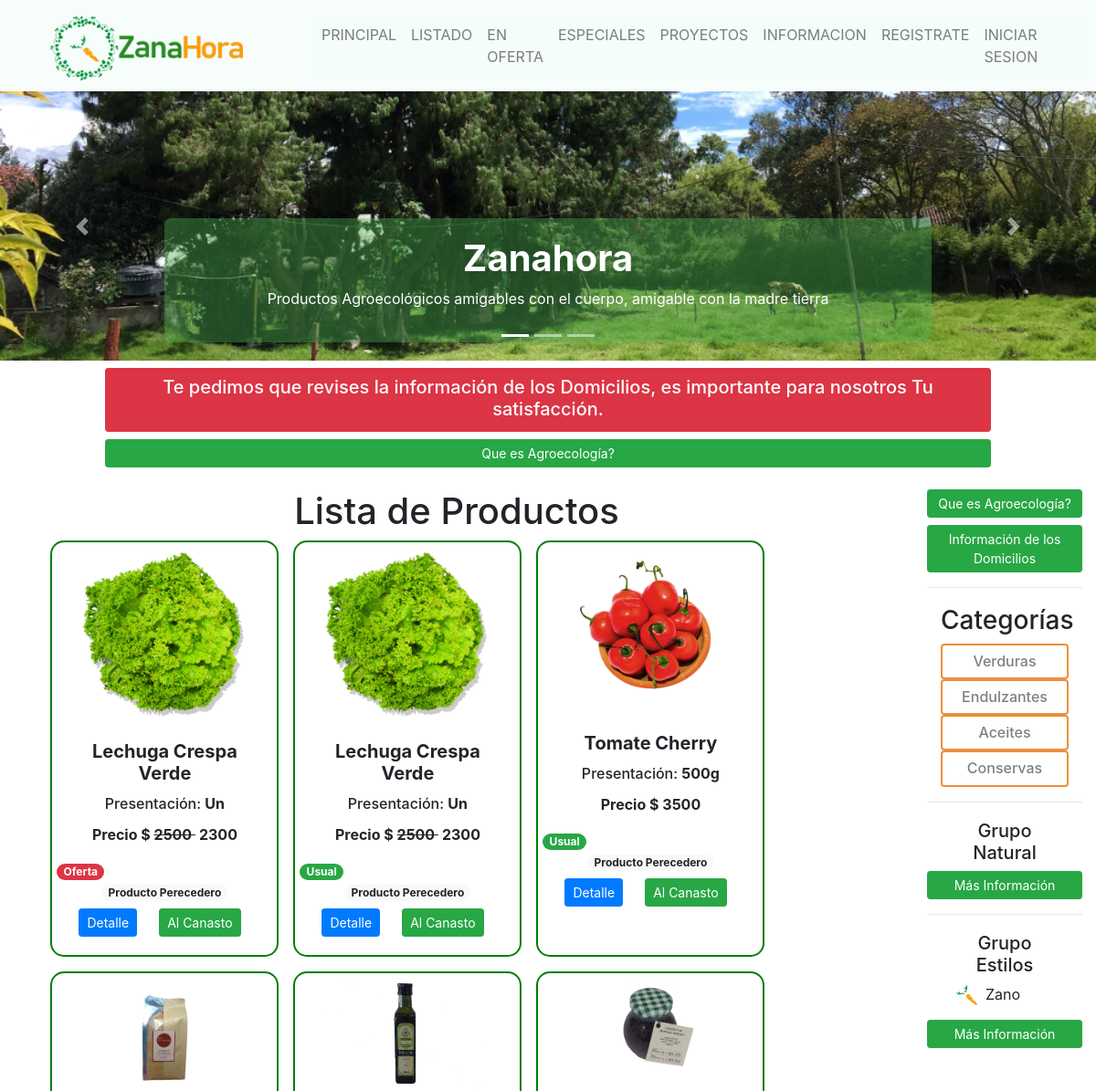
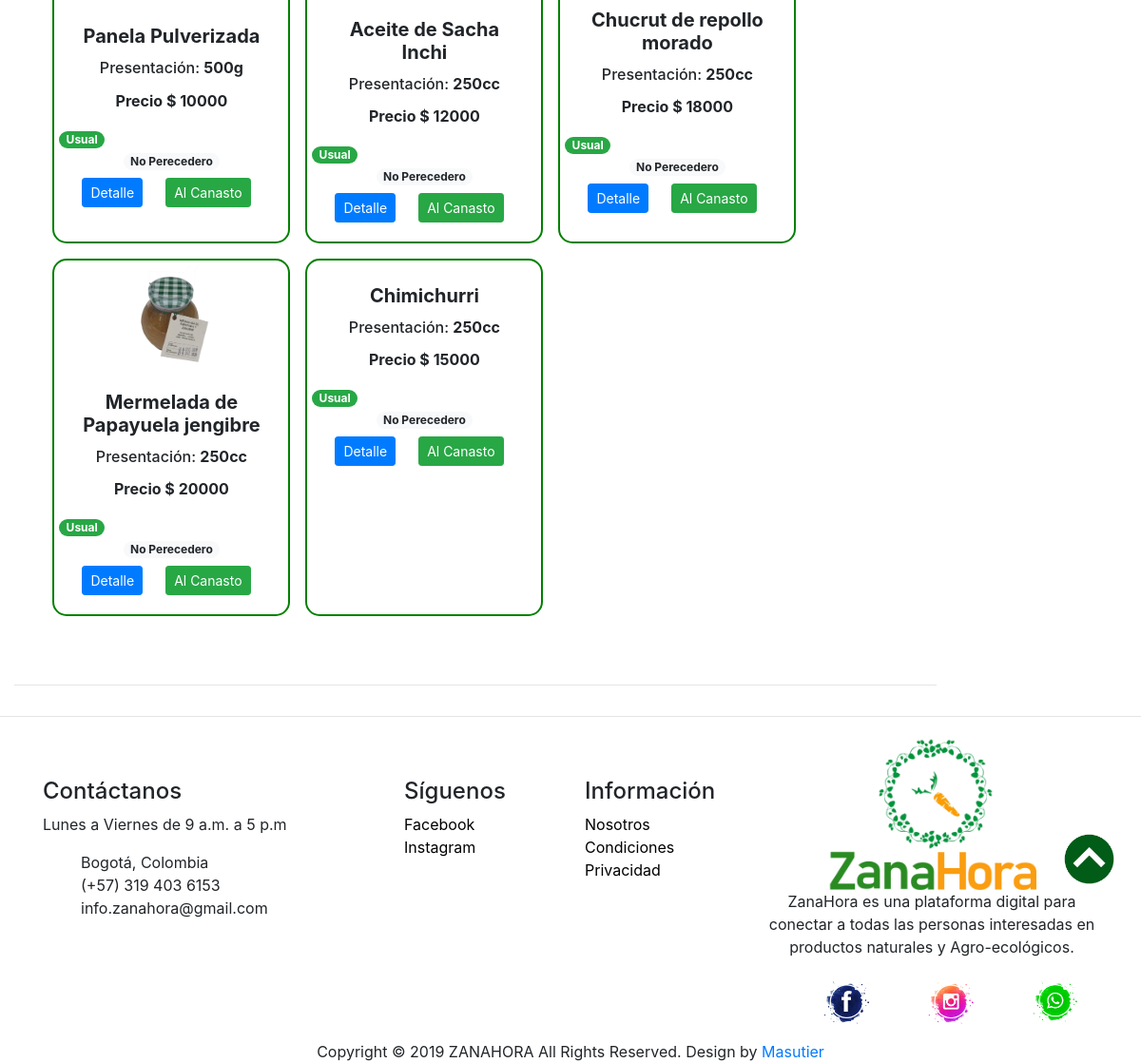
The page / on the database its author committed (2 pictures, top to bottom).
### products/models.py (models this page shows, shortened)
class Product(models.Model):
    LABEL = (
        ('Usual', 'Usual'),
        ('Nuevo', 'Nuevo'),
        ('Oferta', 'Oferta'),
        ('Especial', 'Especial')
    )
    CONTENIDO = (
        ('Gluten', 'gluten'),
        ('Lacteo', 'Lacteo'),
        ('Syrup', 'Syrup'),
        ('Soya', 'Soya'),
        ('Maní', 'Maní'),
    )
    STATUS = (
        ('Apply', 'Apply'),
        ('Aproved', 'Aproved'),
        ('Void', 'Void'),
        ('Delete', 'Delete')
    )
    CATEGORY = (
        ('Verduras', 'Verduras'),
        ('Legumbres', 'Legumbres'),
        ('Tuberculos', 'Tuberculos'),
        ('Frutas', 'Frutas'),
        ('Frutos_Secos', 'Frutos_Secos'),
        ('Aceites', 'Aceites'),
        ('Endulzantes', 'Endulzantes'),
        ('Especias', 'Especias'),
        ('Conservas', 'Conservas'),
        ('Bebidas', 'Bebidas'),
        ('Pasabocas', 'Pasabocas'),
        ('Proteina_Vegetal', 'Proteina_Vegetal'),
        ('Cosmetica', 'Cosmetica'),
        ('Otro', 'Otro')
    )
    status = models.CharField(max_length=10, blank=True, null=True, default='Apply', choices=STATUS)
    categoria = models.CharField(max_length=30, blank=True, null=True, choices=CATEGORY)
    natural = models.ManyToManyField(Natural, blank=True)
    estilo = models.ManyToManyField(Estilo, blank=True)
    name = models.CharField(max_length=60, blank=True, null=True)
    contenido = models.CharField(max_length=15, blank=True, null=True, choices=CONTENIDO)
    foto1 = models.ImageField(default='media/img/products/defaultProduct.png', upload_to='media/img/products')
    foto2 = models.ImageField(upload_to='media/img/products', blank=True, null=True)
    foto3 = models.ImageField(upload_to='media/img/products', blank=True, null=True)
    foto4 = models.ImageField(upload_to='media/img/products', blank=True, null=True)
    description = models.TextField(blank=True, null=True)
    presenta = models.CharField(max_length=10, blank=True, null=True)
    cantidad = models.DecimalField(max_digits=5, decimal_places=0, blank=True, null=True)
    label = models.CharField(max_length=10, blank = True, null=True, choices=LABEL)
    price = models.DecimalField(max_digits=15, decimal_places=0, blank=True, null=True)
    discount_price = models.DecimalField(max_digits=15, decimal_places=0, blank=True, null=True)
    costo = models.DecimalField(max_digits=15, decimal_places=0, blank=True, null=True)
    project = models.ForeignKey(Project, on_delete=models.CASCADE, blank=True, null=True)
    perecedero = models.BooleanField(default=True, blank=True, null=True)
    digital = models.BooleanField(default=False, blank=True, null=True)
    date_created = models.DateTimeField(auto_now_add=True, blank=True, null=True)
    date_modify = models.DateTimeField(auto_now_add=False, auto_now = True, blank=True, null=True)
    def get_absolute_url(self):
        return reverse("prod_detail", kwargs={"id": self.id})

### users/models.py (models this page shows, shortened)
class Estilo(models.Model):
    name = models.CharField(max_length=15, blank=True, null=True)
    icon = models.ImageField(default='media/img/icons/logosolo.png', upload_to='media/img/icons/estilo')
    descrip = models.TextField(blank=True, null=True)

### zanamain/views.py (the view)
# urls.py: path('', home, name="home"),
def home(request):
    projects = Project.objects.all()
    products_all = Product.objects.all()
    totalProducts = Product.objects.all().count()
    products = []
    for product in products_all:
        if product.status == 'Aproved' and product.cantidad != None:
            products.append(product)
    categ = category(request)
    categorias = categ['categorias']
    proye = project(request)
    projectos = proye['projectos']
    natural = Natural.objects.all()
    estilo = Estilo.objects.all()
    if request.user.is_authenticated:
        data = cartData(request)
        cartItems = data['cartItems']
    else:
        cartItems = 0
    paginator = Paginator(products, 12)
    page = request.GET.get('page1')
    try:
        products = paginator.page(page)
    except PageNotAnInteger:
        products = paginator.page(1)
    except EmptyPage:
        products = paginator.page(paginator.num_pages)
    index1 = products.number - 1
    max_index1 = len(paginator.page_range)
    start_index1 = index1 - 3 if index1 >= 3 else 0
    end_index1 = index1 + 3 if index1 <= max_index1 else max_index1
    page_range1 = paginator.page_range[start_index1:end_index1]
    context = {'cartItems': cartItems, 'products': products, 'projectos': projectos, 'categorias': categorias, 'natural': natural, "estilo": estilo,
    'page_range1': page_range1, 'totalProducts': totalProducts}
    return render(request, 'zanamain/zanahora.html', context)

### products/utils.py (called while the page is built)
def category(request):
    products = Product.objects.all()
    categorias = []
    for product in products:
        if product.categoria not in categorias:
            categorias.append(product.categoria)
    return {'categorias': categorias}

### projects/utils.py (called while the page is built)
def project(request):
    projects = Project.objects.all()
    projectos = []
    for project in projects:
        if project not in projectos:
            projectos.append(project)
    return {'projectos': projectos}

### zanamain/templates/zanamain/zanahora.html
{% extends 'zanamain/main.html' %}
{% load static %}
{% block content %}
{% include 'zanamain/partials/banner.html' %}
{% include 'zanamain/partials/news.html' %}
<div class="col-md-10 mx-auto">
    <a class="btn btn-success btn-sm btn-block mt-2" href="{% url 'info_agroecol' %}">Que es Agroecología?</a>
</div>
<div class="col-md-12">
    <div class="row">
        <div class="col-md-10 ">
            {% include 'products/product_list.html' %}
            <hr>
        </div>
        <div class="col-md-2 mt-4 ">
            {% include 'zanamain/partials/side_menu.html' %}
        </div>
    </div>
</div>
{% endblock content %}

### products/templates/products/partials/product_card.html (shortened to what this page needs)
{% load static %}
<div class="card cardall" >
    {% if product.cantidad != 0 %}
        <a href="{{ instance.get_absolute_url }}">
            <img src="{{ instance.foto1.url }}" class="card-img cardimg" alt="">
        </a>
    {% else %}
        <img src="{% static 'img/icons/agotado.png' %}" class="card-img cardimg" alt="">
    {% endif %}
    <div class="card-body">
        <h5 class="card-title"><strong>{{ instance.name }}</strong></h5>
        <h6 class="card-title ">Presentación: <strong>{{ instance.presenta }}</strong></h6>
        <div class="row">
            <div class="col-md-10 mx-auto">
                <p><strong>Precio $
                    {% if instance.discount_price %}
                        <del class="mr-1">
                            {{ instance.price }}
                        </del>
                        <span>{{ instance.discount_price }}</span>
                    {% else %}
                        <span>{{ instance.price }}</span>
                    {% endif %}
                    </strong>
                </p>
            </div>
        </div>
        <div class="row">
            {% if product.label == "Oferta" %}
                <span class="badge badge-pill badge-danger mr-auto mt-1">{{ product.label }}</span>
            {% elif product.label == "Especial" %}
                <span class="badge badge-pill badge-warning mr-auto mt-1">{{ product.label }}</span>
            {% elif product.label == "Nuevo" %}
                <span class="badge badge-pill badge-primary mr-auto mt-1">{{ product.label }}</span>
            {% else %}
                <span class="badge badge-pill badge-success mr-auto mt-1">{{ product.label }}</span>
            {% endif %}
        </div>
        <div class"mx-auto">
            {% if product.perecedero %}
                <span class="badge badge-pill badge-light mr-auto mt-1 mb-2">Producto Perecedero</span>
            {% else %}
                <span class="badge badge-pill badge-light mr-auto mt-1 mb-2">No Perecedero</span>
            {% endif %}
        </div>
        <div class="row">
            <div class="c">
                <a href="{{ instance.get_absolute_url }}" class="btn btn-primary btn-sm ml-4">Detalle</a>
            </div>
            <div class="c">
                {% if user.is_authenticated and product.cantidad != 0 %}
                    <button data-product={{product.id}} data-action="add" href="" class="btn btn-success btn-sm ml-4 update-cart">Al Canasto</button>
                {% else %}
                    <a href="{% url 'login' %}" class="btn btn-success btn-sm ml-4 update-cart">Al Canasto</a>
                {% endif %}
            </div>
        </div>
    </div>
</div>

### products/templates/products/partials/category.html
{% load static %}
<div class="container-fluid ">
    <h3 class="c">Categorías</h3>
    {% for obj in categorias %}
        <div class=" cateall">
            <a class="txtcat" href="{% url 'prod_by_category' obj %}"><h6>{{obj}}</h6></a>
        </div>
    {% endfor %}
</div>

### users/templates/users/info/info_estilo.html
{% load static %}
<div class="container-fluid">
    <div class="col-md-12 mx-auto">
    <h5 class="c">Grupo Estilos</h5>
        <ul  class="list-group ">
            {% for item in estilo %}
            <li class="list-group pl-3">
                <div class="row">
                    <img class="expimg" src="{{ item.icon.url }}" alt="">
                    <p class="pl-2">{{ item.name }}</p>
                </div>
            </li>
            {% endfor %}
        </ul>
    </div>
</div>

### static/css/all.css (style rules this page uses)
.c { text-align: center !important; }
body { background-color: #fff; }

### static/css/product.css (style rules this page uses)
.expimg { width: 25px; height: 25px; }
.txtcat { color: grey; text-decoration: none; }
.cateall { text-align: center; border: 2px solid rgb(235, 143, 57); border-radius: 0.25rem !important; padding-top: 0.5rem; }
.cardall { background: white !important; height: auto; width: 250px; text-align: center; text-decoration: none; border: 2px solid green; border-radius: 15px; margin-right: 1rem; margin-bottom: 1rem; }
.cardimg { display: block; margin-top: 5px; margin-left: auto; margin-right: auto; width: 200px; height: auto; border-radius: 15px; }

### rows shown on the page
Product: foto1 (picture), name "Lechuga Crespa Verde", presenta "Un", price "2500", discount_price "2300", label "Oferta", perecedero "Producto Perecedero", categorias "Verduras"
Product: foto1 (picture), name "Lechuga Crespa Verde", presenta "Un", price "2500", discount_price "2300", label "Usual", perecedero "Producto Perecedero"
Product: foto1 (picture), name "Tomate Cherry", presenta "500g", price "3500", label "Usual", perecedero "Producto Perecedero"
Product: foto1 (picture), name "Panela Pulverizada", presenta "500g", price "10000", label "Usual", perecedero "No Perecedero", categorias "Endulzantes"
Product: foto1 (picture), name "Aceite de Sacha Inchi", presenta "250cc", price "12000", label "Usual", perecedero "No Perecedero", categorias "Aceites"
Product: foto1 (picture), name "Chucrut de repollo morado", presenta "250cc", price "18000", label "Usual", perecedero "No Perecedero", categorias "Conservas"
Product: foto1 (picture), name "Mermelada de Papayuela jengibre", presenta "250cc", price "20000", label "Usual", perecedero "No Perecedero"
Product: name "Chimichurri", presenta "250cc", price "15000", label "Usual", perecedero "No Perecedero"
Estilo: icon (picture), name "Zano"
